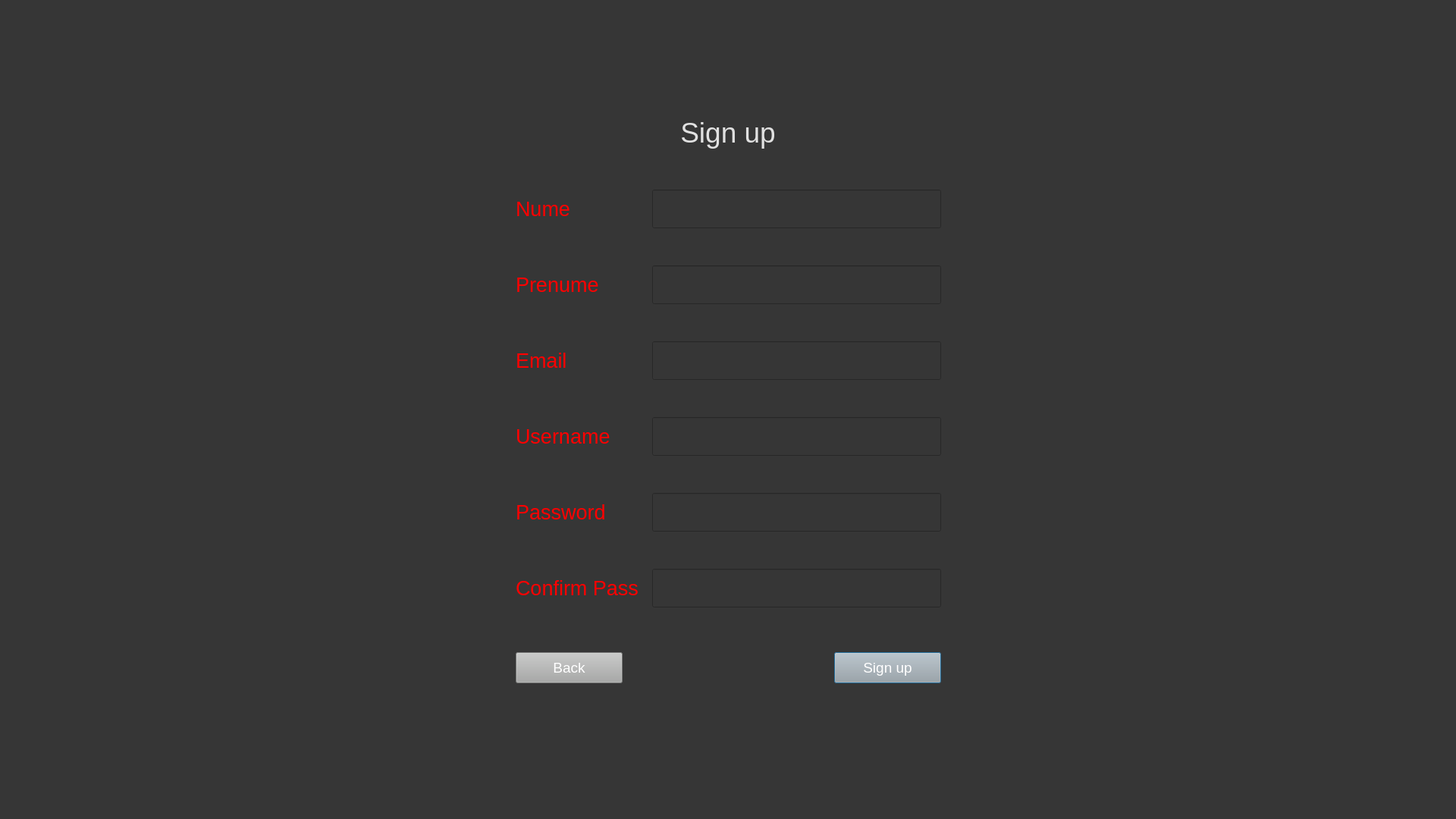
<?xml version="1.0" encoding="UTF-8"?>
<ui version="4.0">
 <class>Dialog</class>
 <widget class="QDialog" name="Dialog">
  <property name="geometry">
   <rect>
    <x>0</x>
    <y>0</y>
    <width>1920</width>
    <height>1080</height>
   </rect>
  </property>
  <property name="windowTitle">
   <string>Dialog</string>
  </property>
  <property name="styleSheet">
   <string notr="true">background-color: rgb(54, 54, 54);</string>
  </property>
  <widget class="QLabel" name="label">
   <property name="geometry">
    <rect>
     <x>880</x>
     <y>150</y>
     <width>160</width>
     <height>51</height>
    </rect>
   </property>
   <property name="styleSheet">
    <string notr="true">color:rgb(225, 225, 225); font-size:28pt;</string>
   </property>
   <property name="text">
    <string>&lt;html&gt;&lt;head/&gt;&lt;body&gt;&lt;p align=&quot;center&quot;&gt;Sign up&lt;/p&gt;&lt;/body&gt;&lt;/html&gt;</string>
   </property>
  </widget>
  <widget class="QPushButton" name="signupbutton">
   <property name="geometry">
    <rect>
     <x>1100</x>
     <y>860</y>
     <width>141</width>
     <height>41</height>
    </rect>
   </property>
   <property name="styleSheet">
    <string notr="true">background-color: rgb(167, 168, 167); font-size:14pt; color:rgb(255, 255, 255)</string>
   </property>
   <property name="text">
    <string>Sign up</string>
   </property>
  </widget>
  <widget class="QLabel" name="label_4">
   <property name="geometry">
    <rect>
     <x>680</x>
     <y>460</y>
     <width>161</width>
     <height>31</height>
    </rect>
   </property>
   <property name="styleSheet">
    <string notr="true">font-size:20pt; color:rgb(255, 0, 0)</string>
   </property>
   <property name="text">
    <string>Email</string>
   </property>
  </widget>
  <widget class="QLineEdit" name="password">
   <property name="geometry">
    <rect>
     <x>860</x>
     <y>650</y>
     <width>381</width>
     <height>51</height>
    </rect>
   </property>
   <property name="styleSheet">
    <string notr="true">font-size:14pt; color:rgb(243, 243, 243)</string>
   </property>
   <property name="text">
    <string/>
   </property>
  </widget>
  <widget class="QLabel" name="label_7">
   <property name="geometry">
    <rect>
     <x>680</x>
     <y>760</y>
     <width>161</width>
     <height>31</height>
    </rect>
   </property>
   <property name="styleSheet">
    <string notr="true">font-size:20pt; color:rgb(255, 0, 0)</string>
   </property>
   <property name="text">
    <string>Confirm Pass</string>
   </property>
  </widget>
  <widget class="QLineEdit" name="confirmpass">
   <property name="geometry">
    <rect>
     <x>860</x>
     <y>750</y>
     <width>381</width>
     <height>51</height>
    </rect>
   </property>
   <property name="styleSheet">
    <string notr="true">font-size:14pt; color:rgb(243, 243, 243)</string>
   </property>
   <property name="text">
    <string/>
   </property>
  </widget>
  <widget class="QLabel" name="label_6">
   <property name="geometry">
    <rect>
     <x>680</x>
     <y>660</y>
     <width>161</width>
     <height>31</height>
    </rect>
   </property>
   <property name="styleSheet">
    <string notr="true">font-size:20pt; color:rgb(255, 0, 0)</string>
   </property>
   <property name="text">
    <string>Password</string>
   </property>
  </widget>
  <widget class="QLineEdit" name="email">
   <property name="geometry">
    <rect>
     <x>860</x>
     <y>450</y>
     <width>381</width>
     <height>51</height>
    </rect>
   </property>
   <property name="styleSheet">
    <string notr="true">font-size:14pt; color:rgb(243, 243, 243)</string>
   </property>
  </widget>
  <widget class="QLabel" name="label_2">
   <property name="geometry">
    <rect>
     <x>680</x>
     <y>260</y>
     <width>161</width>
     <height>31</height>
    </rect>
   </property>
   <property name="styleSheet">
    <string notr="true">font-size:20pt; color:rgb(255, 0, 0)</string>
   </property>
   <property name="text">
    <string>Nume</string>
   </property>
  </widget>
  <widget class="QLineEdit" name="nume">
   <property name="geometry">
    <rect>
     <x>860</x>
     <y>250</y>
     <width>381</width>
     <height>51</height>
    </rect>
   </property>
   <property name="styleSheet">
    <string notr="true">font-size:14pt; color:rgb(243, 243, 243)</string>
   </property>
  </widget>
  <widget class="QLabel" name="label_3">
   <property name="geometry">
    <rect>
     <x>680</x>
     <y>360</y>
     <width>161</width>
     <height>31</height>
    </rect>
   </property>
   <property name="styleSheet">
    <string notr="true">font-size:20pt; color:rgb(255, 0, 0)</string>
   </property>
   <property name="text">
    <string>Prenume</string>
   </property>
  </widget>
  <widget class="QLineEdit" name="prenume">
   <property name="geometry">
    <rect>
     <x>860</x>
     <y>350</y>
     <width>381</width>
     <height>51</height>
    </rect>
   </property>
   <property name="styleSheet">
    <string notr="true">font-size:14pt; color:rgb(243, 243, 243)</string>
   </property>
   <property name="text">
    <string/>
   </property>
  </widget>
  <widget class="QLabel" name="label_5">
   <property name="geometry">
    <rect>
     <x>680</x>
     <y>560</y>
     <width>161</width>
     <height>31</height>
    </rect>
   </property>
   <property name="styleSheet">
    <string notr="true">font-size:20pt; color:rgb(255, 0, 0)</string>
   </property>
   <property name="text">
    <string>Username</string>
   </property>
  </widget>
  <widget class="QLineEdit" name="username">
   <property name="geometry">
    <rect>
     <x>860</x>
     <y>550</y>
     <width>381</width>
     <height>51</height>
    </rect>
   </property>
   <property name="styleSheet">
    <string notr="true">font-size:14pt; color:rgb(243, 243, 243)</string>
   </property>
  </widget>
  <widget class="QPushButton" name="back_btn">
   <property name="geometry">
    <rect>
     <x>680</x>
     <y>860</y>
     <width>141</width>
     <height>41</height>
    </rect>
   </property>
   <property name="styleSheet">
    <string notr="true">background-color: rgb(167, 168, 167); font-size:14pt; color:rgb(255, 255, 255)</string>
   </property>
   <property name="text">
    <string>Back</string>
   </property>
  </widget>
 </widget>
 <resources/>
 <connections/>
</ui>
